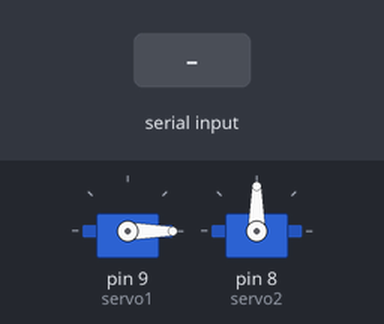
A sketch run on a simulated Arduino Uno, built with avr-gcc and run on an emulated ATmega328P. Shown: 2 × servo. The inputs (shaded band) are chosen by the test bench.

Above: at 1.2 s.
1.3 s: "0" received over Serial
At 2.6 s:
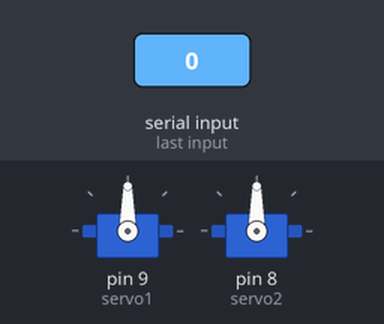
2.9 s: "1" received over Serial
At 3.9 s:
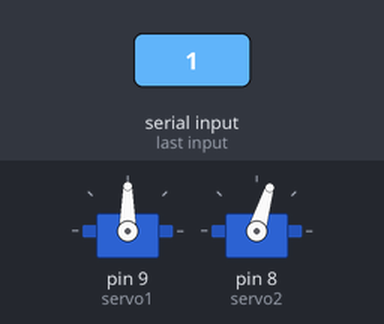
4.5 s: "2" received over Serial
At 5.1 s:
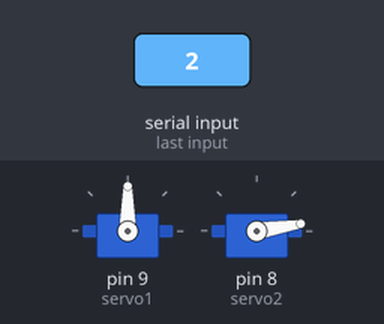
6.1 s: "3" received over Serial
At 7.4 s:
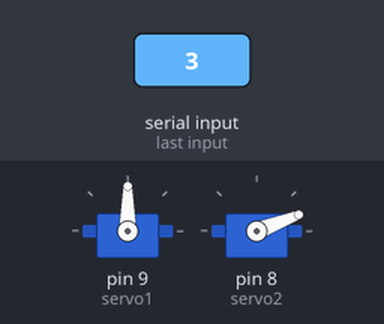
7.7 s: "5" received over Serial
At 8.7 s:
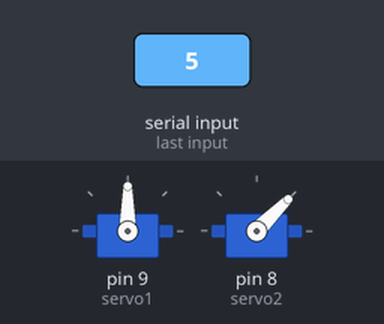
9.3 s: "9" received over Serial
At 10.0 s:
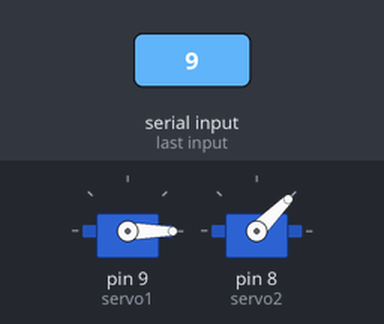
Timing chart, 0 to 11.9 s (numbered marks = the images above; inputs shaded):
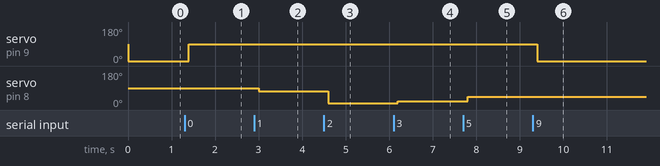

The sketch:

arduino-servo2.ino
```cpp
#include <Servo.h>
Servo servo1;        //Servo1オブジェクトを作成
Servo servo2;        //Servo2オブジェクトを作成

char inByte = 0;
int nowAction = 0;

void setup() {
  servo1.attach(9);  //D9ピンをサーボ1の信号線として設定
  servo2.attach(8);  //D8ピンをサーボ2の信号線として設定
  // initialize serial communication at 115200 bits per second:
  Serial.begin(115200);
}
void loop() {
  // if we get a valid byte, read analog ins:
  if (Serial.available() > 0) {
    // get incoming byte:
    inByte = Serial.read();
    if (inByte == '0') {
      nowAction = 9;
    } else if (inByte == '1') {
      nowAction = 1;
    } else if (inByte == '2') {
      nowAction = 2;
    } else if (inByte == '3') {
      nowAction = 3;
    } else if (inByte == '4') {
      nowAction = 4;
    } else if (inByte == '5') {
      nowAction = 5;
    } else if (inByte == '6') {
      nowAction = 6;
    } else if (inByte == '9') {
      nowAction = 0;
    } else {
      nowAction - 1;
    }
    delay(100);
  }
  delay(1);        // delay in between reads for stability

  if (nowAction == 0) {
    servo1.write(0); // サーボ1の角度を0°に設定
  } else if (nowAction == 1) {
    servo2.write(73); // サーボ2の角度を0°に設定
  } else if (nowAction == 2) {
    servo2.write(9);//7);//8); // サーボ2の角度を60°に設定
  } else if (nowAction == 3) {
    servo2.write(21);//20);//19); // サーボ2の角度を120°に設定
  } else if (nowAction == 4) {
    servo2.write(33);//32); // サーボ2の角度を180°に設定
  } else if (nowAction == 5) {
    servo2.write(45);//49); // サーボ2の角度を240°に設定
  } else if (nowAction == 6) {
    servo2.write(58);//59); // サーボ2の角度を300°に設定
  } else if (nowAction == 9) {
    servo1.write(90); // サーボ1の角度を90°に設定
  } else {
    // do nothing
  }
}
```

Measured:
- after the input at 1.3 s, servo on pin 9 (servo1): 0° → 90° after 0.10 s
- after the input at 2.9 s, servo on pin 8 (servo2): 90° → 73° after 0.10 s
- after the input at 4.5 s, servo on pin 8 (servo2): 73° → 9° after 0.10 s
- after the input at 6.1 s, servo on pin 8 (servo2): 9° → 21° after 0.10 s
- after the input at 7.7 s, servo on pin 8 (servo2): 21° → 45° after 0.10 s
- after the input at 9.3 s, servo on pin 9 (servo1): 90° → 0° after 0.10 s
